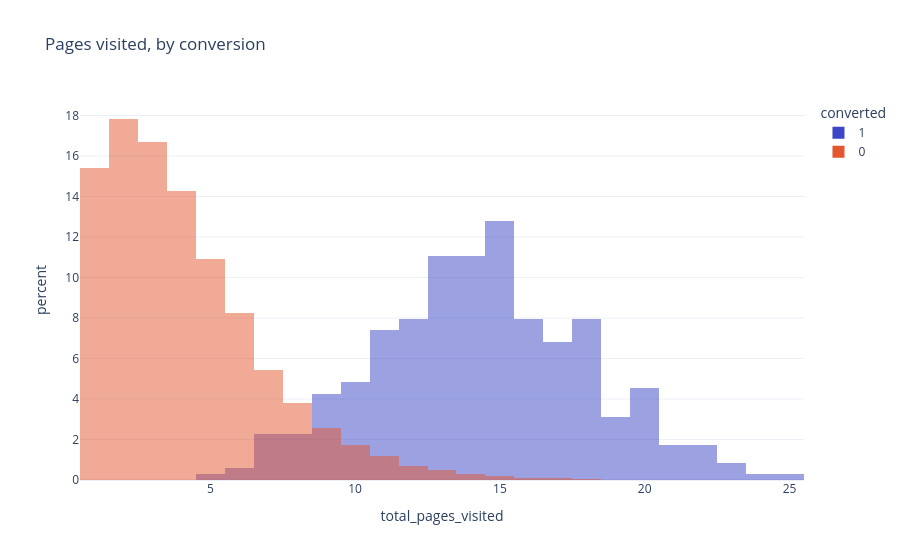

The notebook cell this image was saved under:
### Markdown cell above
## Explore the data

The dataset is large: draw your figures from a sample.

### Code cell
sample = data.sample(10_000, random_state=0)

fig = px.histogram(sample, x="total_pages_visited", color="converted", barmode="overlay",
                   histnorm="percent", title="Pages visited, by conversion")
fig.show()

### Figure 1 — Plotly figure (JSON) as saved in the notebook; plotly's stock layout.template omitted (floating-point values rounded to 4 significant figures; data arrays with more than 128 entries replaced by an {"elided": "..."} marker saying what was removed)
{"data": [{"bingroup": "x", "histnorm": "percent", "hovertemplate": "converted=1<br>total_pages_visited=%{x}<br>percent=%{y}<extra></extra>", "legendgroup": "1", "marker": {"color": "#3B47C4", "opacity": 0.5, "pattern": {"shape": ""}}, "name": "1", "orientation": "v", "showlegend": true, "type": "histogram", "x": {"elided": "352 int values"}, "xaxis": "x", "yaxis": "y"}, {"bingroup": "x", "histnorm": "percent", "hovertemplate": "converted=0<br>total_pages_visited=%{x}<br>percent=%{y}<extra></extra>", "legendgroup": "0", "marker": {"color": "#E4572E", "opacity": 0.5, "pattern": {"shape": ""}}, "name": "0", "orientation": "v", "showlegend": true, "type": "histogram", "x": {"elided": "9648 int values"}, "xaxis": "x", "yaxis": "y"}], "layout": {"barmode": "overlay", "legend": {"title": {"text": "converted"}, "tracegroupgap": 0}, "title": {"text": "Pages visited, by conversion"}, "xaxis": {"anchor": "y", "domain": [0.0, 1.0], "title": {"text": "total_pages_visited"}}, "yaxis": {"anchor": "x", "domain": [0.0, 1.0], "title": {"text": "percent"}}}}
